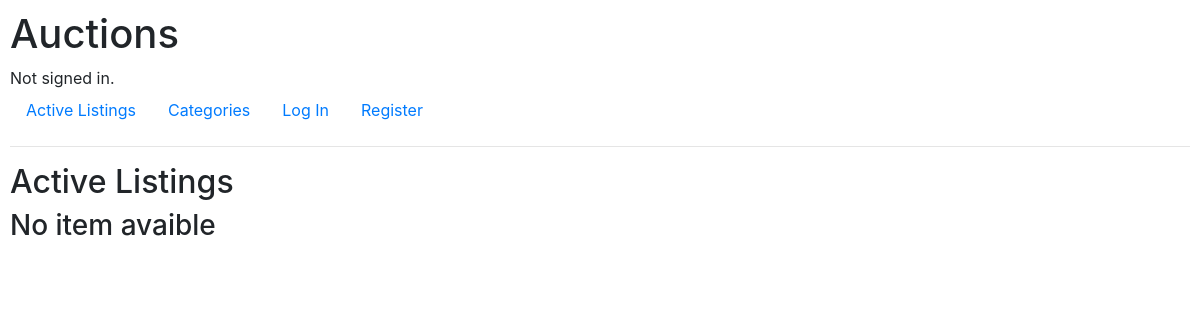
/, run on an earlier commit of the app's database.
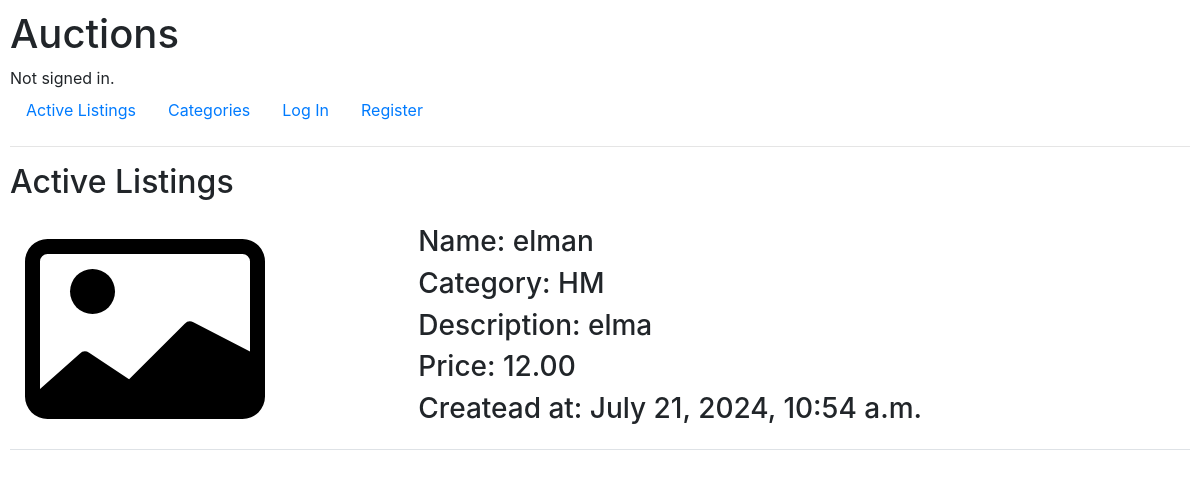
And on a later commit of the database.
### auctions/models.py (models this page shows)
class Auctions(models.Model):
    ELECTRONICS = "ER"
    FASHION = "FS"
    HOME = "HM"
    ELSE = "EL"
    CATEGORY_CHOICES = {
        ELECTRONICS: "Electronics",
        FASHION: "Fashion",
        HOME: "Home",
        ELSE: "Everything Else",
    }
    title = models.CharField(max_length=64)
    description = models.CharField(max_length=256,default='', blank=True)
    image = models.URLField(default='',blank=True)
    price = models.DecimalField(max_digits=12, decimal_places=2)
    category = models.CharField(max_length=2, choices=CATEGORY_CHOICES, default=ELSE)
    active = models.BooleanField(default=True)
    created_time = models.DateTimeField(auto_now_add=True)
    watchlist = models.ManyToManyField(User, related_name="watchlist")

### auctions/views.py (the view)
# urls.py: path("", views.index, name="index"),
def index(request):
    items = Auctions.objects.filter(active=True)
    img_url = static('auctions/card-image.svg')
    print(img_url)
    return render(request, "auctions/index.html", {
            "items":items,
            "img_url":img_url
        })

### auctions/templates/auctions/index.html (shortened to what this page needs)
{% extends "auctions/layout.html" %}
{% block body %}
    <h2>Active Listings</h2>
{% if items %}
    {% for item in items %}
    <div class="container-fluid border-bottom">
        <div class="row">
            <div class="col-4 align-self-center">
            <img src="{{item.image}}    " class="img-fluid" alt="W3Schools.com" onerror="this.onerror=null;this.src='{{img_url}}';" style="width:240px;height:auto;">
            </div>
            <div class="col-8 align-self-center">
            <h3>Name: {{item.title}} </h2>
            <h3>Category: {{item.category}}</h2>
            {% if item.description %}
                <h3>Description: {{item.description}}</h2>
            {% endif %}
            <h3>Price: {{item.price}} </h2>
            <h3>Createad at: {{item.created_time}}</h2>
            </div>
        </div>
    </div>
    {% endfor %}
{% else %}
    <h3> No item avaible</h3>
{% endif %}
{% endblock %}

What changed in the data, as far as the page shows it:
added Auctions: title "elman", category "HM", description "elma", price "12.00", created_time "July 21, 2024, 10:54 a.m."
Also different on the page:
text no longer shown: "No item avaible"
